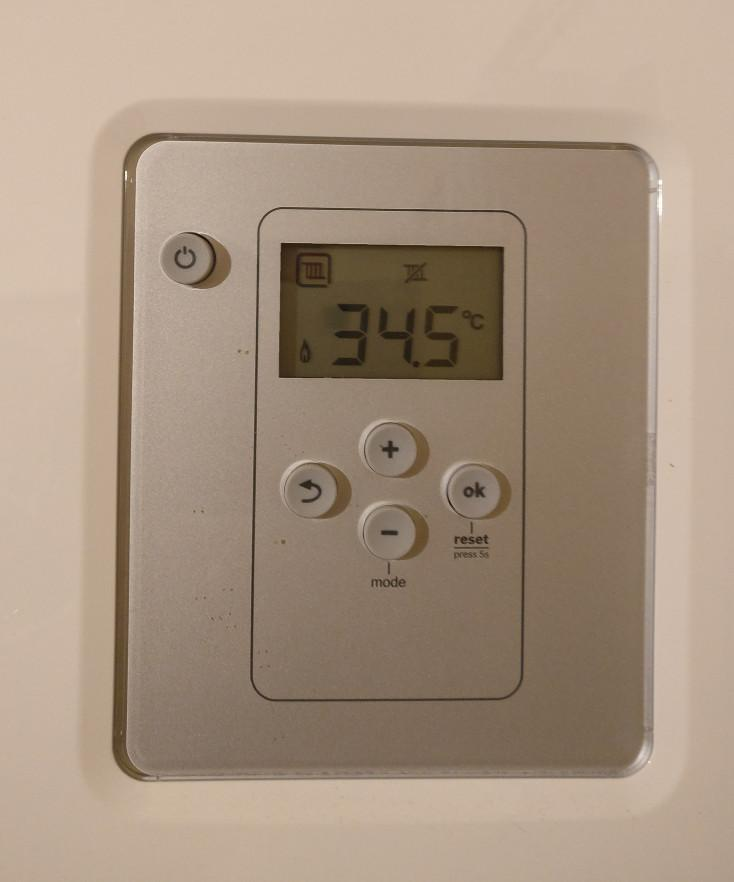
#> input picture example.jpg, 734 x 882 px
$ jupyter execute OCR.ipynb
#> lines starting #> are read from the running program, lines starting #| are printed output that depends on the picture; after the words box and inside, x2 and y2 are one past the last pixel; in counts of white or black regions, pixels touching at a corner belong together
[cell 1]
from google.colab import files
uploaded=files.upload()
#> the answer given: example.jpg

[cell 2]
from imutils.perspective import four_point_transform
from imutils import contours
import imutils
import cv2
from google.colab.patches import cv2_imshow

DIGITS_LOOKUP = {
	(1, 1, 1, 0, 1, 1, 1): 0,
	(0, 0, 1, 0, 0, 1, 0): 1,
	(1, 0, 1, 1, 1, 1, 0): 2,
	(1, 0, 1, 1, 0, 1, 1): 3,
	(0, 1, 1, 1, 0, 1, 0): 4,
	(1, 1, 0, 1, 0, 1, 1): 5,
	(1, 1, 0, 1, 1, 1, 1): 6,
	(1, 0, 1, 0, 0, 1, 0): 7,
	(1, 1, 1, 1, 1, 1, 1): 8,
	(1, 1, 1, 1, 0, 1, 1): 9
}

image = cv2.imread("example.jpg")
#> image is the input picture: shape (882, 734, 3); mean B, G, R 129, 147.5, 166.8
# pre-process the image by resizing it, converting it to
# graycale, blurring it, and computing an edge map
image = imutils.resize(image, height=500)
#> image: shape (500, 416, 3)
gray = cv2.cvtColor(image, cv2.COLOR_BGR2GRAY)
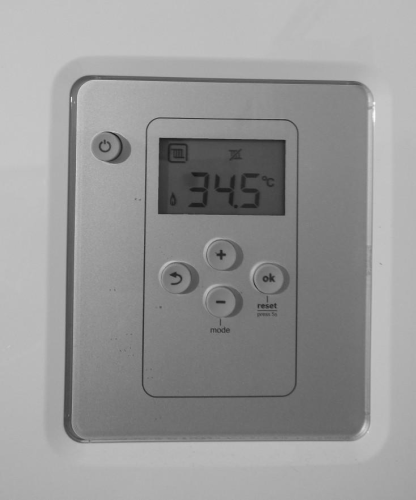
#> gray: shape (500, 416); min 21, max 251, mean 151.1
blurred = cv2.GaussianBlur(gray, (5, 5), 0)
edged = cv2.Canny(blurred, 50, 200, 255)
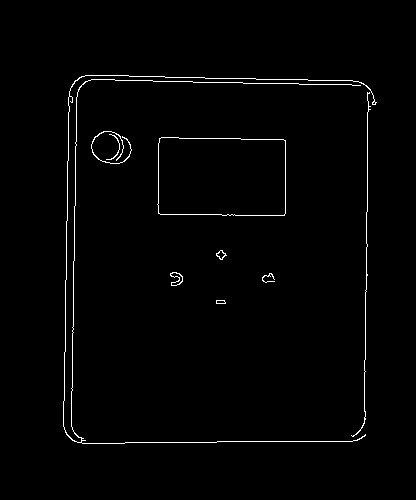
#> edged: shape (500, 416); 1.3% white in thin lines or dots, all inside (x1, y1, x2, y2) = (63, 75, 377, 444)
cv2_imshow(image)
cv2_imshow(blurred)
cv2_imshow(edged)

[cell 3]
cnts = cv2.findContours(edged.copy(), cv2.RETR_EXTERNAL,
	cv2.CHAIN_APPROX_SIMPLE)
#> cnts = 9 contours, 3 with area under 20; largest, box (x1, y1, x2, y2) and area: (157, 137, 286, 216) 9676, (170, 272, 183, 286) 86, (63, 75, 377, 444) 52, (216, 250, 227, 260) 50, (91, 131, 132, 164) 36, (216, 300, 226, 304) 26
cnts = imutils.grab_contours(cnts)
cnts = sorted(cnts, key=cv2.contourArea, reverse=True)
displayCnt = None
# loop over the contours
for c in cnts:
	# approximate the contour
	peri = cv2.arcLength(c, True)
	approx = cv2.approxPolyDP(c, 0.02 * peri, True)
	# if the contour has four vertices, then we have found
	# the thermostat display
	if len(approx) == 4:
		displayCnt = approx
		break
#> this loop made 1 pass
#> (peri, displayCnt) on pass 1: (408.6, [[159, 138], [158, 213], [284, 215], [285, 140]])

warped = four_point_transform(gray, displayCnt.reshape(4, 2))
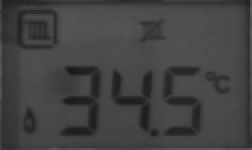
#> warped: shape (75, 126) (shown 2 times larger); min 23, max 91, mean 66.4
output = four_point_transform(image, displayCnt.reshape(4, 2))
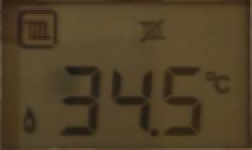
#> output: shape (75, 126, 3) (shown 2 times larger); mean B, G, R 39.5, 64.6, 79.9
thresh = cv2.threshold(warped, 0, 255,cv2.THRESH_BINARY_INV | cv2.THRESH_OTSU)[1]
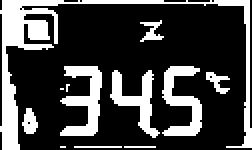
#> thresh: shape (75, 126) (shown 2 times larger); 26.1% white; 12 white regions (4 under 20 px), largest, box (x1, y1, x2, y2) and area: (0, 0, 126, 75) 1205, (30, 33, 51, 68) 377, (81, 33, 101, 68) 342
kernel = cv2.getStructuringElement(cv2.MORPH_ELLIPSE, (1, 5))
thresh = cv2.morphologyEx(thresh, cv2.MORPH_OPEN, kernel)
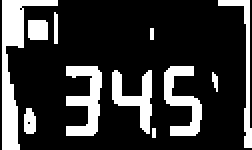
#> thresh: shape (75, 126) (shown 2 times larger); 21.5% white; 11 white regions (2 under 20 px)
cv2_imshow(thresh)

[cell 4]
cnts = cv2.findContours(thresh.copy(), cv2.RETR_EXTERNAL,cv2.CHAIN_APPROX_SIMPLE)
#> cnts = 11 contours, 4 with area under 20; largest, box (x1, y1, x2, y2) and area: (1, 0, 29, 75) 507, (33, 33, 51, 68) 288, (82, 33, 101, 68) 252, (56, 35, 76, 67) 224, (109, 0, 126, 74) 138, (14, 10, 24, 20) 80, (12, 54, 18, 67) 52
cnts = imutils.grab_contours(cnts)
digitCnts = []
# loop over the digit area candidates
for c in cnts:
	# compute the bounding box of the contour
	(x, y, w, h) = cv2.boundingRect(c)
	# if the contour is sufficiently large, it must be a digit
	if w >= 15 and (h >= 30 and h <= 40):
		digitCnts.append(c)
#> this loop made 11 passes
#> (x, y, w, h) on passes 2, 3, 4, 5, 6, 8, 10, 11: (12, 54, 6, 13), (106, 36, 3, 10), (56, 35, 20, 32), (82, 33, 19, 35), (33, 33, 18, 35), (14, 10, 10, 10), (109, 0, 17, 74), (1, 0, 28, 75)
#> (c, x, y, w, h) on passes 1, 7, 9: ([[76, 64], [76, 68], [77, 68], [77, 64]], 76, 64, 2, 5), ([[75, 14], [75, 19], [76, 19], [76, 14]], 75, 14, 2, 6), ([[27, 6], [27, 21], [28, 21], [28, 7]], 27, 6, 2, 16)
#> after the loop, digitCnts = 3 contours; box (x1, y1, x2, y2) and area: (33, 33, 51, 68) 288, (82, 33, 101, 68) 252, (56, 35, 76, 67) 224

[cell 5]
cnts = cv2.findContours(thresh.copy(), cv2.RETR_EXTERNAL,cv2.CHAIN_APPROX_SIMPLE)
cnts = imutils.grab_contours(cnts)
digitCnts = []
# loop over the digit area candidates
for c in cnts:
	# compute the bounding box of the contour
	(x, y, w, h) = cv2.boundingRect(c)
	# if the contour is sufficiently large, it must be a digit
	if w >= 15 and (h >= 30 and h <= 40):
		digitCnts.append(c)

[cell 6]
digitCnts = contours.sort_contours(digitCnts,
	method="left-to-right")[0]
digits = []

for c in digitCnts:
	# extract the digit ROI
	(x, y, w, h) = cv2.boundingRect(c)
	roi = thresh[y:y + h, x:x + w]
	# compute the width and height of each of the 7 segments
	# we are going to examine
	(roiH, roiW) = roi.shape
	(dW, dH) = (int(roiW * 0.25), int(roiH * 0.15))
	dHC = int(roiH * 0.05)
	# define the set of 7 segments
	segments = [
		((0, 0), (w, dH)),	# top
		((0, 0), (dW, h // 2)),	# top-left
		((w - dW, 0), (w, h // 2)),	# top-right
		((0, (h // 2) - dHC) , (w, (h // 2) + dHC)), # center
		((0, h // 2), (dW, h)),	# bottom-left
		((w - dW, h // 2), (w, h)),	# bottom-right
		((0, h - dH), (w, h))	# bottom
	]
	on = [0] * len(segments)

 	# loop over the segments
	for (i, ((xA, yA), (xB, yB))) in enumerate(segments):
		# extract the segment ROI, count the total number of
		# thresholded pixels in the segment, and then compute
		# the area of the segment
		segROI = roi[yA:yB, xA:xB]
		total = cv2.countNonZero(segROI)
		area = (xB - xA) * (yB - yA)
		# if the total number of non-zero pixels is greater than
		# 50% of the area, mark the segment as "on"
		if total / float(area) > 0.5:
			on[i]= 1
	# lookup the digit and draw it on the image
	digit = DIGITS_LOOKUP[tuple(on)]
	digits.append(digit)
	cv2.rectangle(output, (x, y), (x + w, y + h), (0, 255, 0), 1)
	cv2.putText(output, str(digit), (x - 10, y - 10),
	cv2.FONT_HERSHEY_SIMPLEX, 0.65, (0, 255, 0), 2)
#> this loop made 3 passes
#> (x, y, w, h, roiH, roiW, dW, dH) on passes 1 to 3: (33, 33, 18, 35, 35, 18, 4, 5), (56, 35, 20, 32, 32, 20, 5, 4), (82, 33, 19, 35, 35, 19, 4, 5)
#> pass 2, `roi = thresh[y:y + h, x:x + w]`:
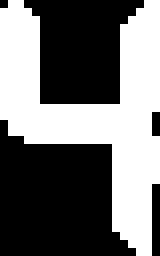
#> roi: shape (32, 20) (shown 8 times larger); 43.9% white; 1 white region, box (x1, y1, x2, y2) and area: (0, 0, 20, 32) 281
#> after the loop:
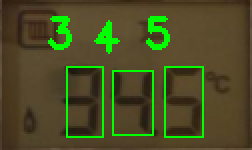
#> output: shape (75, 126, 3) (shown 2 times larger); 6.53% of pixels changed, all inside (x1, y1, x2, y2) = (24, 8, 102, 69)
#> after the loop, digits = [3, 4, 5]

[cell 7]
# display the digits
print(u"{}{}.{} \u00b0C".format(*digits))
#| 34.5 °C
cv2_imshow(image)
cv2_imshow(output)
cv2.waitKey(0)
#> Out = 27
